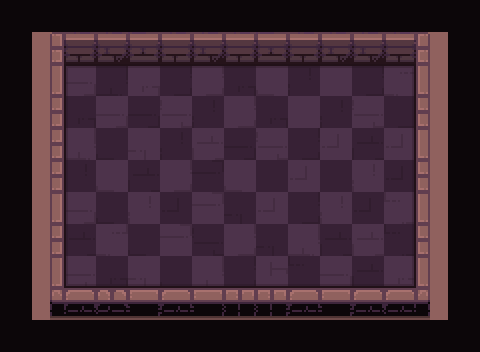

This is a level from a 2D game, rendered from its Tiled map with the project's own tilesets. A one-line summary and the complete map file follow:
An orthogonal 15x11 tile map with 32x32 px tiles, 4 tile layers (path, types, ground, floor_shadow), 1 hidden layer not drawn and 5 objects (2x switch, 2x hero, frame).

<map version="1.2" tiledversion="2019.03.13" orientation="orthogonal" renderorder="right-down" width="15" height="11" tilewidth="32" tileheight="32" infinite="0" nextlayerid="123" nextobjectid="20">
 <tileset firstgid="1" name="tileset" tilewidth="32" tileheight="32" spacing="2" margin="1" tilecount="200" columns="10">
  <image source="tileset.png" trans="000000" width="340" height="680" />
  <terraintypes>
   <terrain name="floor" tile="79" />
   <terrain name="wall" tile="69" />
   <terrain name="hole" tile="78" />
   <terrain name="infected" tile="77" />
  </terraintypes>
 </tileset>
 <layer id="118" name="checkers" width="15" height="11" visible="0">
  <data encoding="csv">
69,0,69,0,69,0,69,0,69,0,69,0,69,0,69,
0,69,0,69,0,69,0,69,0,69,0,69,0,69,0,
69,0,69,0,69,0,69,0,69,0,69,0,69,0,69,
0,69,0,69,0,69,0,69,0,69,0,69,0,69,0,
69,0,69,0,69,0,69,0,69,0,69,0,69,0,69,
0,69,0,69,0,69,0,69,0,69,0,69,0,69,0,
69,0,69,0,69,0,69,0,69,0,69,0,69,0,69,
0,69,0,69,0,69,0,69,0,69,0,69,0,69,0,
69,0,69,0,69,0,69,0,69,0,69,0,69,0,69,
0,69,0,69,0,69,0,69,0,69,0,69,0,69,0,
69,0,69,0,69,0,69,0,69,0,69,0,69,0,69
</data>
 </layer>
 <layer id="119" name="path" width="15" height="11">
  <data encoding="csv">
0,0,0,0,0,0,0,0,0,0,0,0,0,0,0,
0,0,0,0,0,0,0,0,0,0,0,0,0,0,0,
0,0,80,80,80,80,80,80,80,80,80,80,80,0,0,
0,0,80,80,80,80,80,80,80,80,80,80,80,0,0,
0,0,80,80,80,80,80,80,80,80,80,80,80,0,0,
0,0,80,80,80,80,80,80,80,80,80,80,80,0,0,
0,0,80,80,80,80,80,80,80,80,80,80,80,0,0,
0,0,80,80,80,80,80,80,80,80,80,80,80,0,0,
0,0,80,80,80,80,80,80,80,80,80,80,80,0,0,
0,0,0,0,0,0,0,0,0,0,0,0,0,0,0,
0,0,0,0,0,0,0,0,0,0,0,0,0,0,0
</data>
 </layer>
 <objectgroup id="14" name="camera">
  <object id="12" name="frame" type="frame" x="49.333" y="32.333" width="381" height="269.818" />
 </objectgroup>
 <objectgroup id="2" name="objects">
  <object id="11" name="switch" type="switch" x="143.333" y="180">
   <properties>
    <property name="autoDisable" type="bool" value="true" />
   </properties>
   <point />
  </object>
  <object id="14" name="switch" type="switch" x="339.667" y="179">
   <properties>
    <property name="autoDisable" type="bool" value="true" />
   </properties>
   <point />
  </object>
  <object id="16" name="hero" type="hero" x="234.333" y="179">
   <properties>
    <property name="initialDirection" value="w" />
   </properties>
   <point />
  </object>
  <object id="17" name="hero" type="hero" x="267" y="179.667">
   <properties>
    <property name="initialDirection" value="e" />
   </properties>
   <point />
  </object>
 </objectgroup>
 <layer id="120" name="types" width="15" height="11">
  <data encoding="csv">
79,79,79,79,79,79,79,79,79,79,79,79,79,79,79,
79,70,70,70,70,70,70,70,70,70,70,70,70,70,79,
79,70,80,80,80,80,80,80,80,80,80,80,80,70,79,
79,70,80,80,80,80,80,80,80,80,80,80,80,70,79,
79,70,80,80,80,80,80,80,80,80,80,80,80,70,79,
79,70,80,80,80,80,80,80,80,80,80,80,80,70,79,
79,70,80,80,80,80,80,80,80,80,80,80,80,70,79,
79,70,80,80,80,80,80,80,80,80,80,80,80,70,79,
79,70,80,80,80,80,80,80,80,80,80,80,80,70,79,
79,70,70,70,70,70,70,70,70,70,70,70,70,70,79,
79,79,79,79,79,79,79,79,79,79,79,79,79,79,79
</data>
 </layer>
 <layer id="121" name="ground" width="15" height="11">
  <data encoding="csv">
0,0,0,0,0,0,0,0,0,0,0,0,0,0,0,
0,1,2,4,3,5,4,2,3,5,4,4,2,6,0,
0,11,123,8,141,17,131,27,134,40,133,17,121,16,0,
0,21,27,123,9,152,40,131,27,133,40,152,17,26,0,
0,21,122,20,144,40,153,9,152,17,151,39,151,16,0,
0,21,40,134,39,131,28,134,19,151,19,154,37,26,0,
0,11,123,20,154,37,142,30,151,17,154,37,124,16,0,
0,21,39,121,20,142,38,131,30,122,39,153,10,26,0,
0,31,152,27,144,20,122,17,132,10,123,39,141,36,0,
0,41,42,43,52,42,52,53,53,42,52,42,45,46,0,
0,0,0,0,0,0,0,0,0,0,0,0,0,0,0
</data>
 </layer>
 <layer id="122" name="floor_shadow" width="15" height="11">
  <data encoding="csv">
0,0,0,0,0,0,0,0,0,0,0,0,0,0,0,
0,0,0,0,0,0,0,0,0,0,0,0,0,0,0,
0,0,12,13,13,13,13,13,13,13,13,13,15,0,0,
0,0,22,0,0,0,0,0,0,0,0,0,25,0,0,
0,0,22,0,0,0,0,0,0,0,0,0,25,0,0,
0,0,22,0,0,0,0,0,0,0,0,0,25,0,0,
0,0,22,0,0,0,0,0,0,0,0,0,25,0,0,
0,0,22,0,0,0,0,0,0,0,0,0,25,0,0,
0,0,32,33,33,33,33,33,33,33,33,33,35,0,0,
0,0,0,0,0,0,0,0,0,0,0,0,0,0,0,
0,0,0,0,0,0,0,0,0,0,0,0,0,0,0
</data>
 </layer>
</map>
